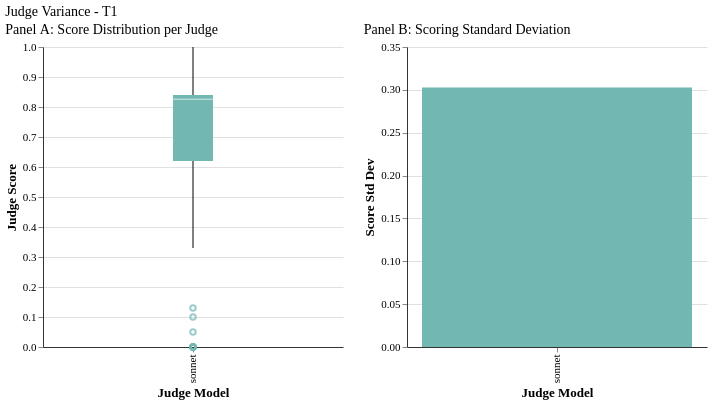

This figure's Vega-Lite source:
### Vega-Lite specification from a JSON file in a GitHub repository (floating-point values rounded to 4 significant figures)
{"config": {"font": "serif", "axis": {"labelFontSize": 11, "titleFontSize": 13, "gridColor": "#e0e0e0", "domainColor": "#333333"}, "legend": {"labelFontSize": 11, "titleFontSize": 12}, "title": {"fontSize": 14, "anchor": "start", "fontWeight": "normal"}, "view": {"stroke": null, "continuousWidth": 400, "continuousHeight": 300}, "mark": {"tooltip": true}}, "hconcat": [{"data": {"name": "data-9ec2fbcc8c2cf2a7bc54d585af77e37e"}, "mark": {"type": "boxplot", "size": 40}, "encoding": {"color": {"field": "judge_display", "legend": null, "scale": {"domain": ["sonnet"], "range": ["#72B7B2"]}, "title": "Judge", "type": "nominal"}, "x": {"field": "judge_display", "sort": ["sonnet"], "title": "Judge Model", "type": "nominal"}, "y": {"field": "judge_score", "scale": {"domain": [0.0, 1.0]}, "title": "Judge Score", "type": "quantitative"}}, "title": "Panel A: Score Distribution per Judge", "width": 300}, {"data": {"name": "data-43d885c3aaa5f2105eb3661eefac71cf"}, "mark": {"type": "bar"}, "encoding": {"color": {"field": "judge_display", "legend": null, "scale": {"domain": ["sonnet"], "range": ["#72B7B2"]}, "type": "nominal"}, "tooltip": [{"field": "judge_display", "title": "Judge", "type": "nominal"}, {"field": "score_std", "format": ".3f", "title": "Std Dev", "type": "quantitative"}], "x": {"field": "judge_display", "sort": ["sonnet"], "title": "Judge Model", "type": "nominal"}, "y": {"field": "score_std", "scale": {"domain": [0, 0.35]}, "title": "Score Std Dev", "type": "quantitative"}}, "title": "Panel B: Scoring Standard Deviation", "width": 300}], "title": "Judge Variance - T1", "$schema": "https://vega.github.io/schema/vega-lite/v6.1.0.json", "datasets": {"data-9ec2fbcc8c2cf2a7bc54d585af77e37e": [{"tier": "T1", "judge_model": "sonnet", "judge_score": 0.79, "judge_display": "sonnet"}, {"tier": "T1", "judge_model": "sonnet", "judge_score": 0.84, "judge_display": "sonnet"}, {"tier": "T1", "judge_model": "sonnet", "judge_score": 0.875, "judge_display": "sonnet"}, {"tier": "T1", "judge_model": "sonnet", "judge_score": 0.839, "judge_display": "sonnet"}, {"tier": "T1", "judge_model": "sonnet", "judge_score": 0.737, "judge_display": "sonnet"}, {"tier": "T1", "judge_model": "sonnet", "judge_score": 0.84, "judge_display": "sonnet"}, {"tier": "T1", "judge_model": "sonnet", "judge_score": 0.858, "judge_display": "sonnet"}, {"tier": "T1", "judge_model": "sonnet", "judge_score": 0.878, "judge_display": "sonnet"}, {"tier": "T1", "judge_model": "sonnet", "judge_score": 0.82, "judge_display": "sonnet"}, {"tier": "T1", "judge_model": "sonnet", "judge_score": 0.826, "judge_display": "sonnet"}, {"tier": "T1", "judge_model": "sonnet", "judge_score": 0.0, "judge_display": "sonnet"}, {"tier": "T1", "judge_model": "sonnet", "judge_score": 0.85, "judge_display": "sonnet"}, {"tier": "T1", "judge_model": "sonnet", "judge_score": 0.67, "judge_display": "sonnet"}, {"tier": "T1", "judge_model": "sonnet", "judge_score": 0.0, "judge_display": "sonnet"}, {"tier": "T1", "judge_model": "sonnet", "judge_score": 0.0, "judge_display": "sonnet"}, {"tier": "T1", "judge_model": "sonnet", "judge_score": 0.13, "judge_display": "sonnet"}, {"tier": "T1", "judge_model": "sonnet", "judge_score": 1.0, "judge_display": "sonnet"}, {"tier": "T1", "judge_model": "sonnet", "judge_score": 1.0, "judge_display": "sonnet"}, {"tier": "T1", "judge_model": "sonnet", "judge_score": 0.33, "judge_display": "sonnet"}, {"tier": "T1", "judge_model": "sonnet", "judge_score": 1.0, "judge_display": "sonnet"}, {"tier": "T1", "judge_model": "sonnet", "judge_score": 0.0, "judge_display": "sonnet"}, {"tier": "T1", "judge_model": "sonnet", "judge_score": 1.0, "judge_display": "sonnet"}, {"tier": "T1", "judge_model": "sonnet", "judge_score": 1.0, "judge_display": "sonnet"}, {"tier": "T1", "judge_model": "sonnet", "judge_score": 0.67, "judge_display": "sonnet"}, {"tier": "T1", "judge_model": "sonnet", "judge_score": 0.83, "judge_display": "sonnet"}, {"tier": "T1", "judge_model": "sonnet", "judge_score": 0.72, "judge_display": "sonnet"}, {"tier": "T1", "judge_model": "sonnet", "judge_score": 0.67, "judge_display": "sonnet"}, {"tier": "T1", "judge_model": "sonnet", "judge_score": 1.0, "judge_display": "sonnet"}, {"tier": "T1", "judge_model": "sonnet", "judge_score": 1.0, "judge_display": "sonnet"}, {"tier": "T1", "judge_model": "sonnet", "judge_score": 0.83, "judge_display": "sonnet"}, {"tier": "T1", "judge_model": "sonnet", "judge_score": 0.67, "judge_display": "sonnet"}, {"tier": "T1", "judge_model": "sonnet", "judge_score": 0.83, "judge_display": "sonnet"}, {"tier": "T1", "judge_model": "sonnet", "judge_score": 0.833, "judge_display": "sonnet"}, {"tier": "T1", "judge_model": "sonnet", "judge_score": 0.833, "judge_display": "sonnet"}, {"tier": "T1", "judge_model": "sonnet", "judge_score": 1.0, "judge_display": "sonnet"}, {"tier": "T1", "judge_model": "sonnet", "judge_score": 0.0, "judge_display": "sonnet"}, {"tier": "T1", "judge_model": "sonnet", "judge_score": 0.83, "judge_display": "sonnet"}, {"tier": "T1", "judge_model": "sonnet", "judge_score": 0.67, "judge_display": "sonnet"}, {"tier": "T1", "judge_model": "sonnet", "judge_score": 1.0, "judge_display": "sonnet"}, {"tier": "T1", "judge_model": "sonnet", "judge_score": 0.83, "judge_display": "sonnet"}, {"tier": "T1", "judge_model": "sonnet", "judge_score": 0.67, "judge_display": "sonnet"}, {"tier": "T1", "judge_model": "sonnet", "judge_score": 0.67, "judge_display": "sonnet"}, {"tier": "T1", "judge_model": "sonnet", "judge_score": 0.83, "judge_display": "sonnet"}, {"tier": "T1", "judge_model": "sonnet", "judge_score": 1.0, "judge_display": "sonnet"}, {"tier": "T1", "judge_model": "sonnet", "judge_score": 1.0, "judge_display": "sonnet"}, {"tier": "T1", "judge_model": "sonnet", "judge_score": 0.667, "judge_display": "sonnet"}, {"tier": "T1", "judge_model": "sonnet", "judge_score": 0.833, "judge_display": "sonnet"}, {"tier": "T1", "judge_model": "sonnet", "judge_score": 0.833, "judge_display": "sonnet"}, {"tier": "T1", "judge_model": "sonnet", "judge_score": 0.833, "judge_display": "sonnet"}, {"tier": "T1", "judge_model": "sonnet", "judge_score": 0.83, "judge_display": "sonnet"}, {"tier": "T1", "judge_model": "sonnet", "judge_score": 0.83, "judge_display": "sonnet"}, {"tier": "T1", "judge_model": "sonnet", "judge_score": 0.83, "judge_display": "sonnet"}, {"tier": "T1", "judge_model": "sonnet", "judge_score": 0.0, "judge_display": "sonnet"}, {"tier": "T1", "judge_model": "sonnet", "judge_score": 1.0, "judge_display": "sonnet"}, {"tier": "T1", "judge_model": "sonnet", "judge_score": 0.83, "judge_display": "sonnet"}, {"tier": "T1", "judge_model": "sonnet", "judge_score": 0.83, "judge_display": "sonnet"}, {"tier": "T1", "judge_model": "sonnet", "judge_score": 0.67, "judge_display": "sonnet"}, {"tier": "T1", "judge_model": "sonnet", "judge_score": 1.0, "judge_display": "sonnet"}, {"tier": "T1", "judge_model": "sonnet", "judge_score": 0.67, "judge_display": "sonnet"}, {"tier": "T1", "judge_model": "sonnet", "judge_score": 0.0, "judge_display": "sonnet"}, {"tier": "T1", "judge_model": "sonnet", "judge_score": 0.833, "judge_display": "sonnet"}, {"tier": "T1", "judge_model": "sonnet", "judge_score": 0.85, "judge_display": "sonnet"}, {"tier": "T1", "judge_model": "sonnet", "judge_score": 0.52, "judge_display": "sonnet"}, {"tier": "T1", "judge_model": "sonnet", "judge_score": 0.52, "judge_display": "sonnet"}, {"tier": "T1", "judge_model": "sonnet", "judge_score": 0.62, "judge_display": "sonnet"}, {"tier": "T1", "judge_model": "sonnet", "judge_score": 0.85, "judge_display": "sonnet"}, {"tier": "T1", "judge_model": "sonnet", "judge_score": 0.52, "judge_display": "sonnet"}, {"tier": "T1", "judge_model": "sonnet", "judge_score": 0.55, "judge_display": "sonnet"}, {"tier": "T1", "judge_model": "sonnet", "judge_score": 0.72, "judge_display": "sonnet"}, {"tier": "T1", "judge_model": "sonnet", "judge_score": 0.05, "judge_display": "sonnet"}, {"tier": "T1", "judge_model": "sonnet", "judge_score": 0.72, "judge_display": "sonnet"}, {"tier": "T1", "judge_model": "sonnet", "judge_score": 0.82, "judge_display": "sonnet"}, {"tier": "T1", "judge_model": "sonnet", "judge_score": 0.72, "judge_display": "sonnet"}, {"tier": "T1", "judge_model": "sonnet", "judge_score": 0.0, "judge_display": "sonnet"}, {"tier": "T1", "judge_model": "sonnet", "judge_score": 0.55, "judge_display": "sonnet"}, {"tier": "T1", "judge_model": "sonnet", "judge_score": 0.38, "judge_display": "sonnet"}, {"tier": "T1", "judge_model": "sonnet", "judge_score": 0.62, "judge_display": "sonnet"}, {"tier": "T1", "judge_model": "sonnet", "judge_score": 0.1, "judge_display": "sonnet"}, {"tier": "T1", "judge_model": "sonnet", "judge_score": 0.62, "judge_display": "sonnet"}], "data-43d885c3aaa5f2105eb3661eefac71cf": [{"judge_display": "sonnet", "score_std": 0.3026}]}}
